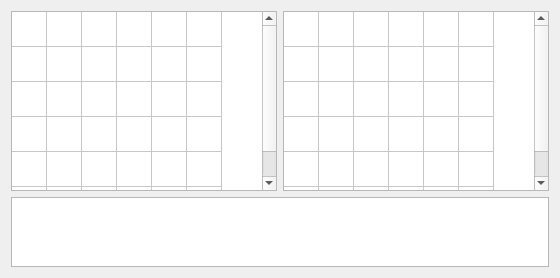
<?xml version="1.0" encoding="UTF-8"?>
<ui version="4.0">
 <class>WheatstoneCipher</class>
 <widget class="QWidget" name="WheatstoneCipher">
  <property name="geometry">
   <rect>
    <x>0</x>
    <y>0</y>
    <width>560</width>
    <height>278</height>
   </rect>
  </property>
  <property name="windowTitle">
   <string>Form</string>
  </property>
  <layout class="QHBoxLayout" name="horizontalLayout">
   <item>
    <layout class="QVBoxLayout" name="verticalLayout" stretch="10,1">
     <item>
      <layout class="QHBoxLayout" name="horizontalLayout_2">
       <item>
        <widget class="QTableWidget" name="firstKeyTableWidget">
         <property name="rowCount">
          <number>6</number>
         </property>
         <property name="columnCount">
          <number>6</number>
         </property>
         <attribute name="horizontalHeaderVisible">
          <bool>false</bool>
         </attribute>
         <attribute name="horizontalHeaderDefaultSectionSize">
          <number>35</number>
         </attribute>
         <attribute name="horizontalHeaderMinimumSectionSize">
          <number>35</number>
         </attribute>
         <attribute name="verticalHeaderVisible">
          <bool>false</bool>
         </attribute>
         <attribute name="verticalHeaderDefaultSectionSize">
          <number>35</number>
         </attribute>
         <attribute name="verticalHeaderMinimumSectionSize">
          <number>35</number>
         </attribute>
         <row/>
         <row/>
         <row/>
         <row/>
         <row/>
         <row/>
         <column/>
         <column/>
         <column/>
         <column/>
         <column/>
         <column/>
        </widget>
       </item>
       <item>
        <widget class="QTableWidget" name="secondKeyTableWidget">
         <property name="rowCount">
          <number>6</number>
         </property>
         <property name="columnCount">
          <number>6</number>
         </property>
         <attribute name="horizontalHeaderVisible">
          <bool>false</bool>
         </attribute>
         <attribute name="horizontalHeaderDefaultSectionSize">
          <number>35</number>
         </attribute>
         <attribute name="horizontalHeaderMinimumSectionSize">
          <number>35</number>
         </attribute>
         <attribute name="verticalHeaderVisible">
          <bool>false</bool>
         </attribute>
         <attribute name="verticalHeaderDefaultSectionSize">
          <number>35</number>
         </attribute>
         <attribute name="verticalHeaderMinimumSectionSize">
          <number>35</number>
         </attribute>
         <row/>
         <row/>
         <row/>
         <row/>
         <row/>
         <row/>
         <column/>
         <column/>
         <column/>
         <column/>
         <column/>
         <column/>
        </widget>
       </item>
      </layout>
     </item>
     <item>
      <layout class="QHBoxLayout" name="horizontalLayout_3">
       <item>
        <widget class="QTextEdit" name="textEdit"/>
       </item>
      </layout>
     </item>
    </layout>
   </item>
  </layout>
 </widget>
 <resources/>
 <connections/>
</ui>
